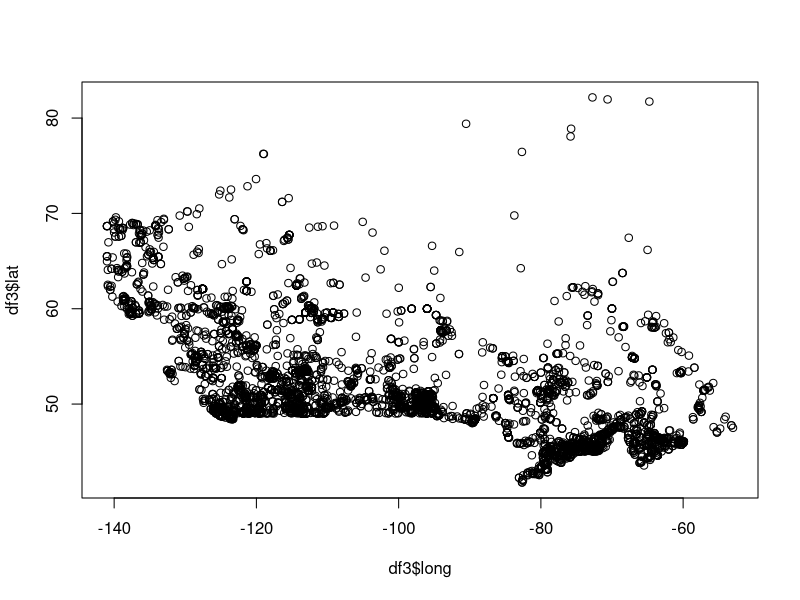

This chart was generated by the following R code:
library(tidyverse)
library(stringr)
library(ggplot2)

# compile garden data
df <- read.csv("GBIF_by_Province.csv")

df2 <- df %>%
  select(Crop, sci_nam, ECO_CODE, ECO_NAME, PRENAME, geometry, X.1)
  
# remove "()" and "c" from geometry and X.1, rename as longitude and latitude
# change from chr to numeric
df2$longitude <- as.numeric(str_sub(df2$geometry, 3))  
df2$latitude <- as.numeric(str_remove(df2$X.1, "[)]"))
df3 <- df2 %>% # drop unformatted columns
  select(-geometry, -X.1)

str(df3)

# some summary information
# ecoregion with the most CWRs
df4 <- df3 %>%
  group_by(ECO_NAME) %>%
  distinct(sci_nam, .keep_all = TRUE) %>%
  add_tally() %>%
  rename(num_CWRs_in_Ecoregion = "n") 

# province with the most CWRs
df5 <- df3 %>%
  group_by(PRENAME) %>%
  distinct(sci_nam, .keep_all = TRUE) %>%
  add_tally() %>%
  rename(num_CWRs_in_Province = "n") 

# ecoregion with the most Amelanchier CWRs
df6 <- df3 %>%
  group_by(ECO_NAME) %>%
  filter(grepl('Amelanchier', sci_nam)) %>%
  distinct(sci_nam, .keep_all = TRUE) %>%
  add_tally() %>%
  rename(num_Amelanchier_relatives_in_Ecoregion = "n") 

# province with the most Amelanchier CWRs
df7 <- df3 %>%
  group_by(PRENAME) %>%
  filter(grepl('Amelanchier', sci_nam)) %>%
  distinct(sci_nam, .keep_all = TRUE) %>%
  add_tally() %>%
  rename(num_Amelanchier_relatives_in_Province = "n") 


plot(df3$long, df3$lat)

which.max(df3$ECO_NAME)
str(df3)
